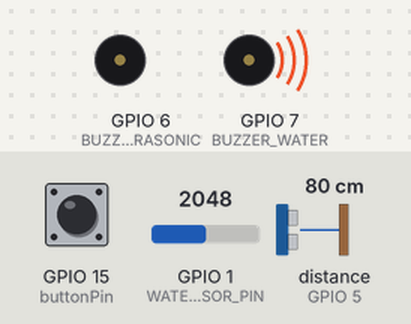
This sketch was run on a simulated ESP32-S3. Shown: buzzer (waves = sounding, pin HIGH). Wiring (inferred from the names in the program): ultrasonic range finder: trigger GPIO 4; echo GPIO 5. The inputs (shaded band) are chosen by the test bench; at power-on: distance to the obstacle (sensor on GPIO 5) 80 cm, GPIO 15 (buttonPin) HIGH, GPIO 1 (WATER_SENSOR_PIN) = 2048. The echo pulse lasts 58.3 µs per cm; WiFi joins after 1.5 s; servers stay silent unless stated; pins used as bus, display or sensor lines are not drawn; what the sketch prints to the serial monitor is not drawn.

Above: at 2.9 s.
3.3 s: distance to the obstacle (sensor on GPIO 5) set to 54 cm
At 4.5 s:
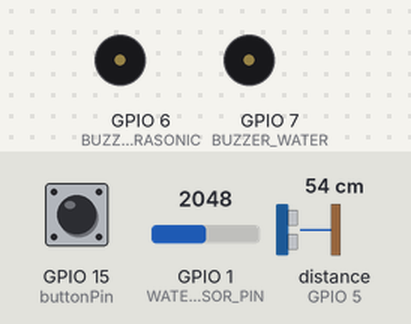
7.1 s: distance to the obstacle (sensor on GPIO 5) set to 45 cm
At 10.7 s:
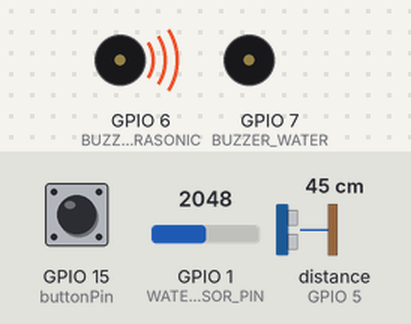
10.9 s: GPIO 15 (buttonPin) pulled LOW for 3 s
18.0 s: GPIO 1 (WATER_SENSOR_PIN) set to 547
21.8 s: GPIO 1 (WATER_SENSOR_PIN) set to 454
At 22.9 s:
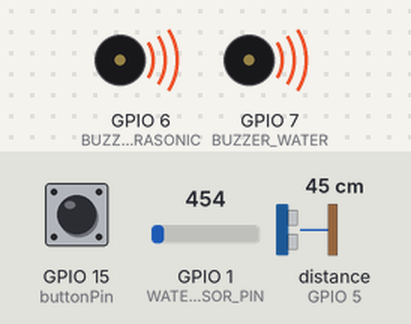
25.6 s: GPIO 1 (WATER_SENSOR_PIN) set to 540
At 29.3 s:
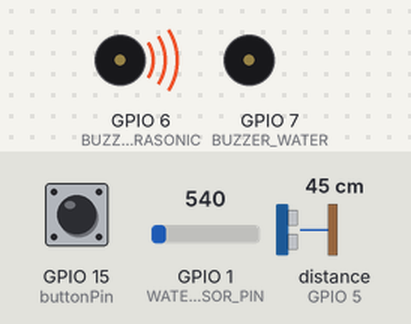
Timing chart, 0 to 31.5 s (numbered marks = the images above; inputs shaded):
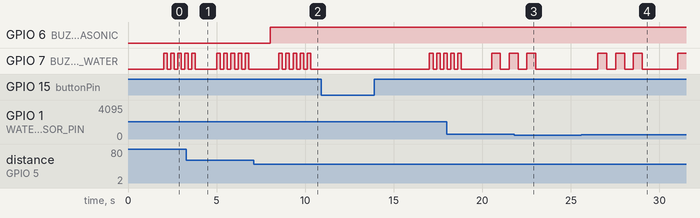

The sketch:

GPS_BASED_BLIND_WALKING_STICK.ino
```cpp
#include <WiFi.h>
#include <HTTPClient.h>
#include <base64.h>
#include <HardwareSerial.h>

// Wi-Fi Credentials
const char* ssid = "Lenovo P2";
const char* password = "samyuktha31";

// Twilio Credentials
const String account_sid = "USE TWILIO ACCOUNT SID";
const String auth_token = "USE YOUR TWILIO AUTH TOKEN";
const String twilio_number = "TWILIO NUMBER";
const String destination_number = "REPLACE WITH YOUR NUMBER";

// Button Pin
const int buttonPin = 15;
bool lastButtonState = HIGH;

// GPS Serial Setup
HardwareSerial GPS_Serial(1);
String gpsData = "";
float latitude = 0.0;
float longitude = 0.0;

// Ultrasonic & Water Sensor Pins
#define TRIG_PIN 4
#define ECHO_PIN 5
#define BUZZER_ULTRASONIC 6
#define WATER_SENSOR_PIN 1
#define BUZZER_WATER 7
#define DISTANCE_THRESHOLD 50

float duration_us, distance_cm;
int water_level = 0;

void setup() {
    Serial.begin(115200);
    GPS_Serial.begin(9600, SERIAL_8N1, 17, 18);
    pinMode(buttonPin, INPUT_PULLUP);
    pinMode(TRIG_PIN, OUTPUT);
    pinMode(ECHO_PIN, INPUT);
    pinMode(BUZZER_ULTRASONIC, OUTPUT);
    pinMode(BUZZER_WATER, OUTPUT);

    WiFi.begin(ssid, password);
    Serial.print("Connecting to WiFi...");
    while (WiFi.status() != WL_CONNECTED) {
        delay(1000);
        Serial.print(".");
    }
    Serial.println("\nWiFi connected!");
}

void loop() {
    checkButtonPress();
    measureDistance();
    checkWaterLevel();
    delay(1000);
}

void checkButtonPress() {
    bool currentButtonState = digitalRead(buttonPin);
    if (lastButtonState == HIGH && currentButtonState == LOW) {
        Serial.println("Button Pressed! Reading GPS and sending SMS...");
        if (readGPSData()) {
            sendSMS(latitude, longitude);
        } else {
            Serial.println("Failed to read valid GPS data.");
        }
    }
    lastButtonState = currentButtonState;
}

bool readGPSData() {
    unsigned long startTime = millis();
    gpsData = "";
    while (millis() - startTime < 5000) {
        while (GPS_Serial.available()) {
            char c = GPS_Serial.read();
            gpsData += c;
        }
    }
    if (gpsData.indexOf("$GPGGA") != -1) {
        int latStart = gpsData.indexOf(",") + 1;
        for (int i = 0; i < 2; i++) latStart = gpsData.indexOf(",", latStart) + 1;
        int latEnd = gpsData.indexOf(",", latStart);
        String latStr = gpsData.substring(latStart, latEnd);
        char latDir = gpsData.charAt(latEnd + 1);
        int lonStart = gpsData.indexOf(",", latEnd + 2) + 1;
        int lonEnd = gpsData.indexOf(",", lonStart);
        String lonStr = gpsData.substring(lonStart, lonEnd);
        char lonDir = gpsData.charAt(lonEnd + 1);
        float latDD = latStr.substring(0, 2).toFloat() + (latStr.substring(2).toFloat() / 60);
        float lonDD = lonStr.substring(0, 3).toFloat() + (lonStr.substring(3).toFloat() / 60);
        if (latDir == 'S') latDD = -latDD;
        if (lonDir == 'W') lonDD = -lonDD;
        latitude = latDD;
        longitude = lonDD;
        Serial.print("Latitude: "); Serial.println(latitude, 6);
        Serial.print("Longitude: "); Serial.println(longitude, 6);
        return true;
    }
    return false;
}

void sendSMS(float latitude, float longitude) {
    if (WiFi.status() == WL_CONNECTED) {
        HTTPClient http;
        String url = "https://api.twilio.com/2010-04-01/Accounts/" + account_sid + "/Messages.json";
        String message_body = "Emergency! Location Coordinates:\n";
        message_body += "Latitude: " + String(latitude, 6) + "\n";
        message_body += "Longitude: " + String(longitude, 6) + "\n";
        message_body += "View on Map: https://www.google.com/maps?q=" + String(latitude, 6) + "," + String(longitude, 6);
        String postData = "To=" + destination_number + "&From=" + twilio_number + "&Body=" + message_body;
        String auth = base64::encode(account_sid + ":" + auth_token);
        http.begin(url);
        http.addHeader("Authorization", "Basic " + auth);
        http.addHeader("Content-Type", "application/x-www-form-urlencoded");
        int httpResponseCode = http.POST(postData);
        if (httpResponseCode > 0) {
            Serial.println("SMS Sent Successfully!");
        } else {
            Serial.print("Error sending SMS: ");
            Serial.println(httpResponseCode);
        }
        http.end();
    } else {
        Serial.println("WiFi not connected!");
    }
}

void measureDistance() {
    digitalWrite(TRIG_PIN, HIGH);
    delayMicroseconds(10);
    digitalWrite(TRIG_PIN, LOW);
    duration_us = pulseIn(ECHO_PIN, HIGH);
    distance_cm = 0.017 * duration_us;
    Serial.print("Obstacle detected at distance: ");
    Serial.print(distance_cm);
    Serial.println(" cm");
    if (distance_cm < DISTANCE_THRESHOLD || distance_cm > 700) {
        digitalWrite(BUZZER_ULTRASONIC, HIGH);
        delay(500);
    } else {
        digitalWrite(BUZZER_ULTRASONIC, LOW);
    }
}

void checkWaterLevel() {
    water_level = analogRead(WATER_SENSOR_PIN);
    Serial.print("Water detected at Level: ");
    Serial.println(water_level);
    if (water_level > 1500) {
        for (int i = 0; i < 5; i++) {
            digitalWrite(BUZZER_WATER, HIGH);
            delay(200);
            digitalWrite(BUZZER_WATER, LOW);
            delay(200);
        }
    } else if (water_level >= 500 && water_level <= 1500) {
        for (int i = 0; i < 3; i++) {
            digitalWrite(BUZZER_WATER, HIGH);
            delay(500);
            digitalWrite(BUZZER_WATER, LOW);
            delay(500);
        }
    } else {
        digitalWrite(BUZZER_WATER, LOW);
    }
}
```

Measured:
- the behaviour switches between 51 and 50 cm on distance to the obstacle (sensor on GPIO 5) (found by bisection; images 1 and 2)
- the behaviour switches between 500 and 499 on GPIO 1 (WATER_SENSOR_PIN) (found by bisection; images 2 and 3)
- after the input at 7.1 s, GPIO 6 (BUZZER_ULTRASONIC): LOW → HIGH after 0.92 s
- after the input at 21.8 s, GPIO 7 (BUZZER_WATER): goes on until 23.0 s, then stays LOW
- after the input at 25.6 s, GPIO 7 (BUZZER_WATER): LOW → HIGH after 0.93 s, then repeats every 1.0 s: LOW 0.50 s, HIGH 0.50 s
